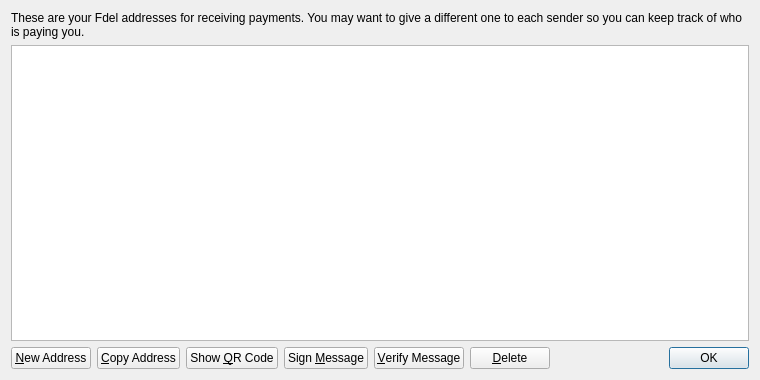
<?xml version="1.0" encoding="UTF-8"?>
<ui version="4.0">
 <class>AddressBookPage</class>
 <widget class="QWidget" name="AddressBookPage">
  <property name="geometry">
   <rect>
    <x>0</x>
    <y>0</y>
    <width>760</width>
    <height>380</height>
   </rect>
  </property>
  <property name="windowTitle">
   <string>Address Book</string>
  </property>
  <layout class="QVBoxLayout" name="verticalLayout">
   <item>
    <widget class="QLabel" name="labelExplanation">
     <property name="text">
      <string>These are your Fdel addresses for receiving payments. You may want to give a different one to each sender so you can keep track of who is paying you.</string>
     </property>
     <property name="textFormat">
      <enum>Qt::PlainText</enum>
     </property>
     <property name="wordWrap">
      <bool>true</bool>
     </property>
    </widget>
   </item>
   <item>
    <widget class="QTableView" name="tableView">
     <property name="contextMenuPolicy">
      <enum>Qt::CustomContextMenu</enum>
     </property>
     <property name="toolTip">
      <string>Double-click to edit address or label</string>
     </property>
     <property name="tabKeyNavigation">
      <bool>false</bool>
     </property>
     <property name="selectionMode">
      <enum>QAbstractItemView::SingleSelection</enum>
     </property>
     <property name="selectionBehavior">
      <enum>QAbstractItemView::SelectRows</enum>
     </property>
     <property name="sortingEnabled">
      <bool>true</bool>
     </property>
     <attribute name="verticalHeaderVisible">
      <bool>false</bool>
     </attribute>
    </widget>
   </item>
   <item>
    <layout class="QHBoxLayout" name="horizontalLayout">
     <item>
      <widget class="QPushButton" name="newAddressButton">
       <property name="toolTip">
        <string>Create a new address</string>
       </property>
       <property name="text">
        <string>&amp;New Address</string>
       </property>
      </widget>
     </item>
     <item>
      <widget class="QPushButton" name="copyToClipboard">
       <property name="toolTip">
        <string>Copy the currently selected address to the system clipboard</string>
       </property>
       <property name="text">
        <string>&amp;Copy Address</string>
       </property>
      </widget>
     </item>
     <item>
      <widget class="QPushButton" name="showQRCode">
       <property name="text">
        <string>Show &amp;QR Code</string>
       </property>
      </widget>
     </item>
     <item>
      <widget class="QPushButton" name="signMessage">
       <property name="toolTip">
        <string>Sign a message to prove you own a Fdel address</string>
       </property>
       <property name="text">
        <string>Sign &amp;Message</string>
       </property>
      </widget>
     </item>
     <item>
      <widget class="QPushButton" name="verifyMessage">
       <property name="toolTip">
        <string>Verify a message to ensure it was signed with a specified Fdel address</string>
       </property>
       <property name="text">
        <string>&amp;Verify Message</string>
       </property>
      </widget>
     </item>
     <item>
      <widget class="QPushButton" name="deleteButton">
       <property name="toolTip">
        <string>Delete the currently selected address from the list</string>
       </property>
       <property name="text">
        <string>&amp;Delete</string>
       </property>
      </widget>
     </item>
     <item>
      <spacer name="horizontalSpacer">
       <property name="orientation">
        <enum>Qt::Horizontal</enum>
       </property>
       <property name="sizeHint" stdset="0">
        <size>
         <width>40</width>
         <height>20</height>
        </size>
       </property>
      </spacer>
     </item>
     <item>
      <widget class="QDialogButtonBox" name="buttonBox">
       <property name="sizePolicy">
        <sizepolicy hsizetype="Maximum" vsizetype="Fixed">
         <horstretch>0</horstretch>
         <verstretch>0</verstretch>
        </sizepolicy>
       </property>
       <property name="standardButtons">
        <set>QDialogButtonBox::Ok</set>
       </property>
      </widget>
     </item>
    </layout>
   </item>
  </layout>
 </widget>
 <resources>
  <include location="../bitcoin.qrc"/>
 </resources>
 <connections/>
</ui>
